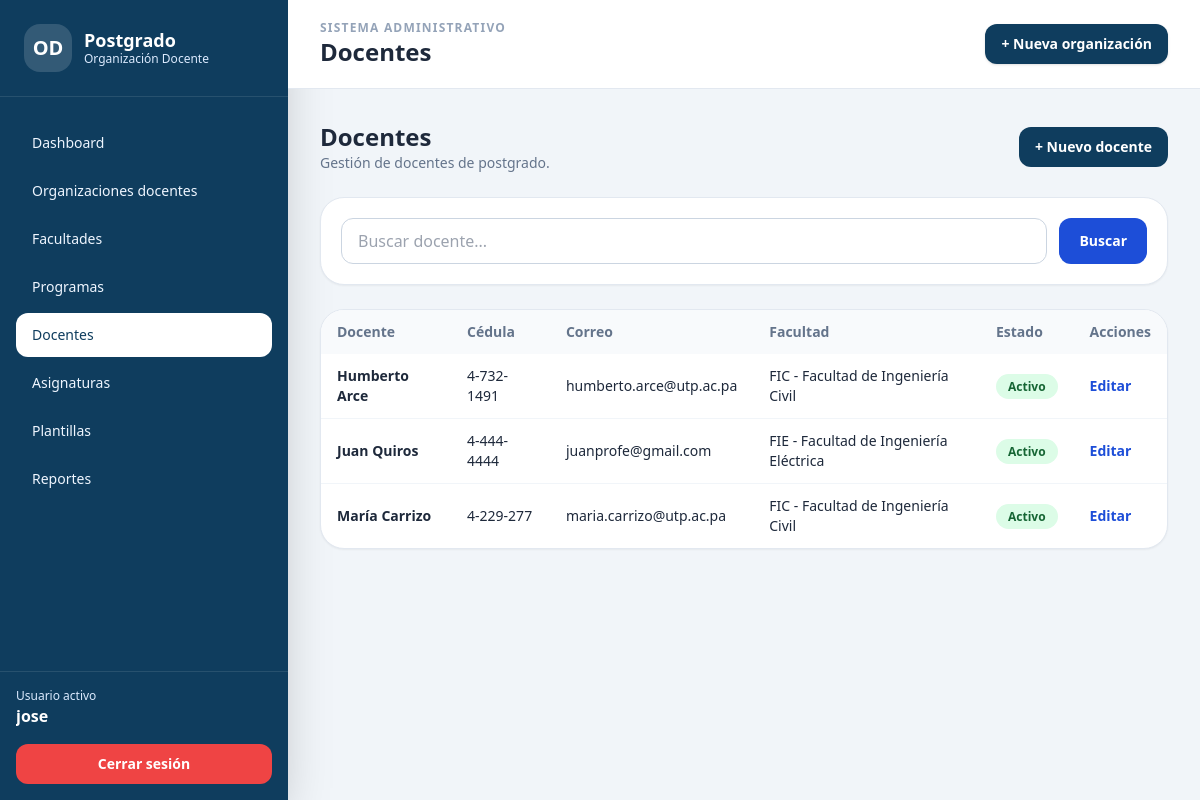
The page /docentes/ (signed in) on the database its author committed.
### organizacion_docente/models.py (models this page shows, shortened)
class ModeloBase(models.Model):
    creado_en = models.DateTimeField(auto_now_add=True)
    actualizado_en = models.DateTimeField(auto_now=True)
    class Meta:
        abstract = True

class Docente(ModeloBase):
    facultad = models.ForeignKey(
        Facultad,
        on_delete=models.SET_NULL,
        blank=True,
        null=True,
        related_name="docentes",
        verbose_name="Facultad relacionada"
    )
    nombre_completo = models.CharField(
        max_length=200,
        verbose_name="Nombre completo"
    )
    cedula = models.CharField(
        max_length=50,
        unique=True,
        verbose_name="Cédula"
    )
    correo = models.EmailField(
        max_length=150,
        blank=True,
        null=True,
        verbose_name="Correo electrónico"
    )
    telefono = models.CharField(
        max_length=50,
        blank=True,
        null=True,
        verbose_name="Teléfono"
    )
    especialidad = models.CharField(
        max_length=200,
        blank=True,
        null=True,
        verbose_name="Especialidad"
    )
    activo = models.BooleanField(
        default=True,
        verbose_name="Activo"
    )
    class Meta:
        verbose_name = "Docente"
        verbose_name_plural = "Docentes"
        ordering = ["nombre_completo"]

class Facultad(ModeloBase):
    nombre = models.CharField(
        max_length=150,
        unique=True,
        verbose_name="Nombre de la facultad"
    )
    siglas = models.CharField(
        max_length=20,
        blank=True,
        null=True,
        verbose_name="Siglas"
    )
    activo = models.BooleanField(
        default=True,
        verbose_name="Activo"
    )
    class Meta:
        verbose_name = "Facultad"
        verbose_name_plural = "Facultades"
        ordering = ["nombre"]
    def __str__(self):
        if self.siglas:
            return f"{self.siglas} - {self.nombre}"
        return self.nombre

### organizacion_docente/views.py (the view, shortened to what this page needs)
@login_required
def docente_listado(request):
    docentes = Docente.objects.select_related(
        "facultad"
    ).order_by("nombre_completo")
    q = request.GET.get("q")
    page_obj = paginar_queryset(request, docentes, cantidad=15)
    context = {
        "titulo": "Docentes",
        "docentes": page_obj,
        "page_obj": page_obj,
        "q": q,
    }
    return render(
        request,
        "organizacion_docente/docente_list.html",
        context
    )

### organizacion_docente/views.py (called while the page is built)
def paginar_queryset(request, queryset, cantidad=15):
    paginator = Paginator(queryset, cantidad)
    numero_pagina = request.GET.get("page")
    return paginator.get_page(numero_pagina)

### templates/organizacion_docente/docente_list.html (shortened to what this page needs)
{% extends "base.html" %}
{% block header %}Docentes{% endblock %}
{% block content %}
<div class="flex items-center justify-between mb-6">
    <div>
        <h3 class="text-2xl font-black text-slate-800">Docentes</h3>
        <p class="text-sm text-slate-500">Gestión de docentes de postgrado.</p>
    </div>
    <a href="{% url 'docente_crear' %}" class="rounded-xl bg-[#0f3d5e] px-4 py-2.5 text-sm font-bold text-white hover:bg-[#115b83]">
        + Nuevo docente
    </a>
</div>
<div class="bg-white rounded-3xl border border-slate-200 shadow-sm p-5 mb-6">
    <form method="get" class="flex gap-3">
        <input type="text" name="q" value="{{ q|default:'' }}" placeholder="Buscar docente..."
               class="w-full rounded-xl border border-slate-300 px-4 py-2.5 focus:ring-2 focus:ring-blue-200">
        <button class="rounded-xl bg-blue-700 px-5 py-2.5 text-sm font-bold text-white">Buscar</button>
    </form>
</div>
<div class="bg-white rounded-3xl border border-slate-200 shadow-sm overflow-hidden">
    <table class="min-w-full text-sm">
        <thead class="bg-slate-50 text-left text-slate-500">
            <tr>
                <th class="px-4 py-3">Docente</th>
                <th class="px-4 py-3">Cédula</th>
                <th class="px-4 py-3">Correo</th>
                <th class="px-4 py-3">Facultad</th>
                <th class="px-4 py-3">Estado</th>
                <th class="px-4 py-3">Acciones</th>
            </tr>
        </thead>
        <tbody class="divide-y divide-slate-100">
            {% for item in docentes %}
                <tr>
                    <td class="px-4 py-3 font-bold">{{ item.nombre_completo }}</td>
                    <td class="px-4 py-3">{{ item.cedula }}</td>
                    <td class="px-4 py-3">{{ item.correo|default:"-" }}</td>
                    <td class="px-4 py-3">{{ item.facultad|default:"-" }}</td>
                    <td class="px-4 py-3">
                        {% if item.activo %}
                            <span class="rounded-full bg-green-100 text-green-800 px-3 py-1 text-xs font-bold">Activo</span>
                        {% else %}
                            <span class="rounded-full bg-red-100 text-red-800 px-3 py-1 text-xs font-bold">Inactivo</span>
                        {% endif %}
                    </td>
                    <td class="px-4 py-3">
                        <a href="{% url 'docente_editar' item.pk %}" class="font-bold text-blue-700 hover:underline">Editar</a>
                    </td>
                </tr>
            {% empty %}
                <tr>
                    <td colspan="6" class="px-4 py-8 text-center text-slate-500">No hay docentes registrados.</td>
                </tr>
            {% endfor %}
        </tbody>
    </table>
</div>
{% endblock %}

### templates/base.html (shortened to what this page needs)
{% load static %}
<!DOCTYPE html>
<html lang="es">
<head>
    <script src="https://cdn.tailwindcss.com"></script>
</head>
<body class="bg-slate-100 text-slate-800">
<div class="min-h-screen flex">
    <aside class="hidden lg:flex lg:w-72 lg:flex-col bg-[#0f3d5e] text-white shadow-2xl">
        <div class="p-6 border-b border-white/10">
            <div class="flex items-center gap-3">
                <div class="w-12 h-12 rounded-2xl bg-white/15 flex items-center justify-center font-black text-xl">
                    OD
                </div>
                <div>
                    <h1 class="font-black text-lg leading-tight">Postgrado</h1>
                    <p class="text-xs text-blue-100">Organización Docente</p>
                </div>
            </div>
        </div>
        <nav class="flex-1 px-4 py-6 space-y-1 text-sm font-medium">
            <a href="{% url 'dashboard' %}"
               class="block px-4 py-3 rounded-xl {% if request.resolver_match.url_name == 'dashboard' %}bg-white text-[#0f3d5e]{% else %}hover:bg-white/10 text-blue-50{% endif %}">
                Dashboard
            </a>
            <a href="{% url 'organizacion_listado' %}"
               class="block px-4 py-3 rounded-xl {% if 'organizacion' in request.resolver_match.url_name %}bg-white text-[#0f3d5e]{% else %}hover:bg-white/10 text-blue-50{% endif %}">
                Organizaciones docentes
            </a>
            <a href="{% url 'facultad_listado' %}"
               class="block px-4 py-3 rounded-xl {% if 'facultad' in request.resolver_match.url_name %}bg-white text-[#0f3d5e]{% else %}hover:bg-white/10 text-blue-50{% endif %}">
                Facultades
            </a>
            <a href="{% url 'programa_listado' %}"
               class="block px-4 py-3 rounded-xl {% if 'programa' in request.resolver_match.url_name %}bg-white text-[#0f3d5e]{% else %}hover:bg-white/10 text-blue-50{% endif %}">
                Programas
            </a>
            <a href="{% url 'docente_listado' %}"
               class="block px-4 py-3 rounded-xl {% if 'docente' in request.resolver_match.url_name %}bg-white text-[#0f3d5e]{% else %}hover:bg-white/10 text-blue-50{% endif %}">
                Docentes
            </a>
            <a href="{% url 'asignatura_listado' %}"
               class="block px-4 py-3 rounded-xl {% if 'asignatura' in request.resolver_match.url_name %}bg-white text-[#0f3d5e]{% else %}hover:bg-white/10 text-blue-50{% endif %}">
                Asignaturas
            </a>
            <a href="{% url 'plantilla_listado' %}"
               class="block px-4 py-3 rounded-xl {% if 'plantilla' in request.resolver_match.url_name %}bg-white text-[#0f3d5e]{% else %}hover:bg-white/10 text-blue-50{% endif %}">
                Plantillas
            </a>
            <a href="{% url 'reportes' %}"
               class="block px-4 py-3 rounded-xl {% if request.resolver_match.url_name == 'reportes' %}bg-white text-[#0f3d5e]{% else %}hover:bg-white/10 text-blue-50{% endif %}">
                Reportes
            </a>
        </nav>
        <div class="p-4 border-t border-white/10">
            <p class="text-xs text-blue-100">Usuario activo</p>
            <p class="font-bold text-white truncate">{{ request.user.username }}</p>
            <form method="post" action="{% url 'logout' %}" class="mt-4">
                <button class="w-full rounded-xl bg-red-500 px-4 py-2.5 text-sm font-bold text-white hover:bg-red-600 transition">
                    Cerrar sesión
                </button>
            </form>
        </div>
    </aside>
    <main class="flex-1 min-w-0">
        <header class="bg-white border-b border-slate-200 px-4 md:px-8 py-5 sticky top-0 z-20">
            <div class="flex items-center justify-between gap-4">
                <div>
                    <p class="text-xs uppercase tracking-widest text-slate-400 font-bold">
                        Sistema administrativo
                    </p>
                    <h2 class="text-xl md:text-2xl font-black text-slate-800">
                        {% block header %}Control de Organización Docente{% endblock %}
                    </h2>
                </div>
                <a href="{% url 'organizacion_crear' %}"
                   class="hidden md:inline-flex items-center rounded-xl bg-[#0f3d5e] px-4 py-2.5 text-sm font-bold text-white hover:bg-[#115b83] shadow">
                    + Nueva organización
                </a>
            </div>
        </header>
        <section class="p-4 md:p-8">
            {% block content %}{% endblock %}
        </section>
    </main>
</div>
</body>
</html>

### rows shown on the page
Docente: nombre_completo "Humberto Arce", cedula "4-732-1491", correo "humberto.arce@utp.ac.pa", facultad "FIC - Facultad de Ingeniería Civil", activo "Activo"
Docente: nombre_completo "Juan Quiros", cedula "4-444-4444", correo "juanprofe@gmail.com", facultad "FIE - Facultad de Ingeniería Eléctrica", activo "Activo"
Docente: nombre_completo "María Carrizo", cedula "4-229-277", correo "maria.carrizo@utp.ac.pa", facultad "FIC - Facultad de Ingeniería Civil", activo "Activo"

### other values the page prints
{{ request.user.username }} "jose"
